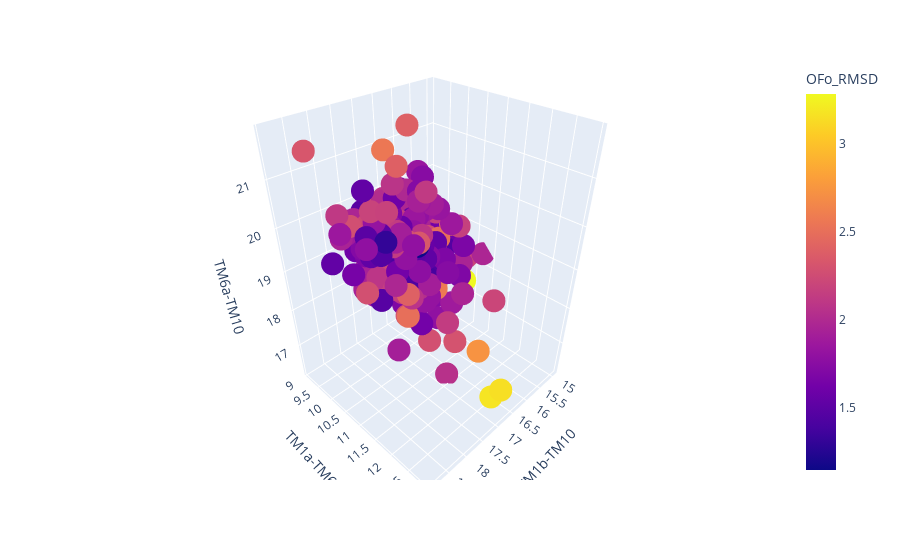

This figure's notebook cell:
### Code cell
import dash
import dash_core_components as dcc
import dash_html_components as html
from dash.dependencies import Input, Output
import plotly.express as px
app = dash.Dash(__name__)
fig = px.scatter_3d(ser333_M2_1, 
        x='TM1b-TM10', y='TM1a-TM6b', z='TM6a-TM10',
        color="OFo_RMSD")

fig.show()

### Figure 1 — Plotly figure (JSON) as saved in the notebook; plotly's stock layout.template omitted (floating-point values rounded to 4 significant figures; data arrays with more than 128 entries replaced by an {"elided": "..."} marker saying what was removed)
{"data": [{"hovertemplate": "TM1b-TM10=%{x}<br>TM1a-TM6b=%{y}<br>TM6a-TM10=%{z}<br>OFo_RMSD=%{marker.color}<extra></extra>", "legendgroup": "", "marker": {"color": {"elided": "612 float values"}, "coloraxis": "coloraxis", "symbol": "circle"}, "mode": "markers", "name": "", "scene": "scene", "showlegend": false, "type": "scatter3d", "x": {"elided": "612 float values"}, "y": {"elided": "612 float values"}, "z": {"elided": "612 float values"}}], "layout": {"coloraxis": {"colorbar": {"title": {"text": "OFo_RMSD"}}, "colorscale": [[0, "#0d0887"], [0.1111, "#46039f"], [0.2222, "#7201a8"], [0.3333, "#9c179e"], [0.4444, "#bd3786"], [0.5556, "#d8576b"], [0.6667, "#ed7953"], [0.7778, "#fb9f3a"], [0.8889, "#fdca26"], [1, "#f0f921"]]}, "legend": {"tracegroupgap": 0}, "margin": {"t": 60}, "scene": {"domain": {"x": [0, 1], "y": [0, 1]}, "xaxis": {"title": {"text": "TM1b-TM10"}}, "yaxis": {"title": {"text": "TM1a-TM6b"}}, "zaxis": {"title": {"text": "TM6a-TM10"}}}}}
